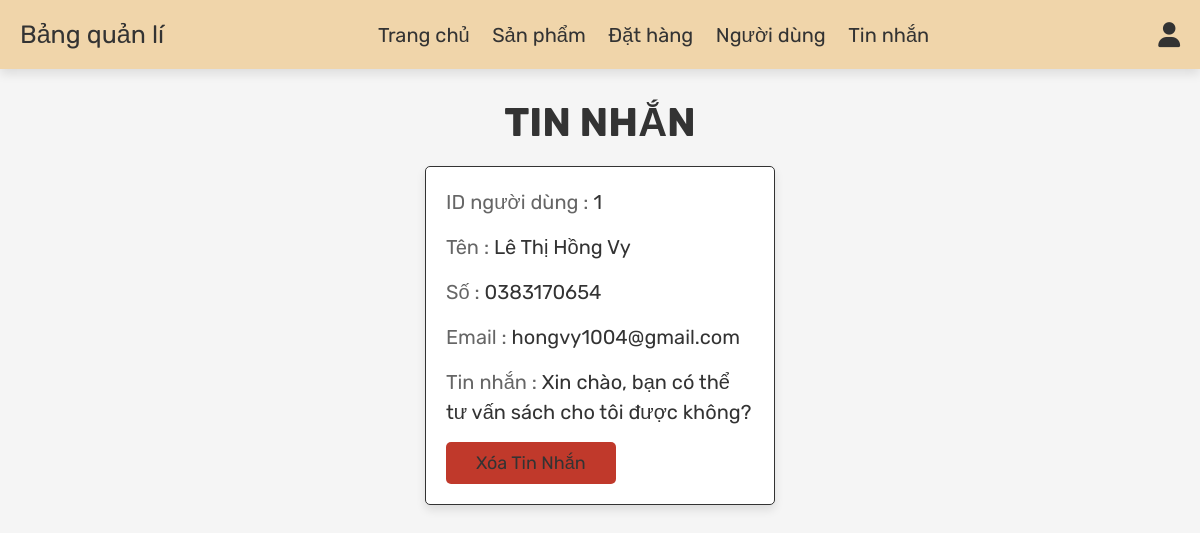
Page /admin_contacts.php (signed in) on the committed database.
### tables this page shows
CREATE TABLE `message` (
  `id` int(100) NOT NULL,
  `user_id` int(100) NOT NULL,
  `name` varchar(100) NOT NULL,
  `email` varchar(100) NOT NULL,
  `number` varchar(12) NOT NULL,
  `message` varchar(500) NOT NULL
);

### admin_contacts.php (the view, shortened to what this page needs)
<?php
include 'config.php';
?>
<!DOCTYPE html>
<html lang="en">
<head>
   <link rel="stylesheet" href="https://cdnjs.cloudflare.com/ajax/libs/font-awesome/6.0.0/css/all.min.css">
   <link rel="stylesheet" href="css/admin_style.css">
</head>
<body>
<?php include 'admin_header.php'; ?>
<section class="messages">
   <h1 class="title"> Tin nhắn </h1>
   <div class="box-container">
   <?php
      $select_message = mysqli_query($conn, "SELECT * FROM `message`") or die('query failed');
      if(mysqli_num_rows($select_message) > 0){
         while($fetch_message = mysqli_fetch_assoc($select_message)){
   ?>
   <div class="box">
      <p> ID người dùng : <span><?php echo $fetch_message['user_id']; ?></span> </p>
      <p> Tên : <span><?php echo $fetch_message['name']; ?></span> </p>
      <p> Số : <span><?php echo $fetch_message['number']; ?></span> </p>
      <p> Email : <span><?php echo $fetch_message['email']; ?></span> </p>
      <p> Tin nhắn : <span><?php echo $fetch_message['message']; ?></span> </p>
      <a href="admin_contacts.php?delete=<?php echo $fetch_message['id']; ?>" onclick="return confirm('Xóa tin nhắn này??');" class="delete-btn">Xóa tin nhắn</a>
   </div>
   <?php
      };
   }else{
      echo '<p class="empty">Bạn không có tin nhắn!</p>';
   }
   ?>
   </div>
</section>
</body>
</html>

### css/admin_style.css (style rules this page uses)
:root { --blue :#281f9e; --red:#c0392b; --green:#12f31d; --black:#333; --white:#fff; --gotrang:#f0d5aa; --light-color:#666; --light-white:#ccc; --light-bg:#f5f5f5; --border:.1rem solid var(--black); --box-shadow:0 .5rem 1rem rgba(0,0,0,.1); --orange :#FFA500; }
* { font-family: 'Rubik', sans-serif; margin:0; padding:0; box-sizing: border-box; outline: none; border:none; text-decoration: none; transition:all .2s linear; }
html { font-size: 62.5%; overflow-x: hidden; }
body { background-color: var(--light-bg); }
section { padding:3rem 2rem; }
.title { text-align: center; margin-bottom: 2rem; text-transform: uppercase; color:var(--black); font-size: 4rem; }
.btn, .option-btn, .delete-btn, .white-btn { display: inline-block; margin-top: 1rem; padding:1rem 3rem; cursor: pointer; color:var(--black); font-size: 1.8rem; border-radius: .5rem; text-transform: capitalize; }
.delete-btn { background-color: var(--red); }
.messages .box-container { display: grid; grid-template-columns: repeat(auto-fit, 35rem); justify-content: center; gap:1.5rem; max-width: 1200px; margin:0 auto; align-items: flex-start; }
.messages .box-container .box { background-color: var(--white); padding:2rem; border:var(--border); box-shadow: var(--box-shadow); border-radius: .5rem; }
.messages .box-container .box p { padding-bottom: 1.5rem; font-size: 2rem; color:var(--light-color); line-height: 1.5; }
.messages .box-container .box p span { color:var(--black); }
.messages .box-container .box .delete-btn { margin-top: 0; }

### rows in the picture
message: user "1", name "Lê Thị Hồng Vy", number "0383170654", email "hongvy1004@gmail.com", message "Xin chào, bạn có thể tư vấn sách cho tôi được không?"
